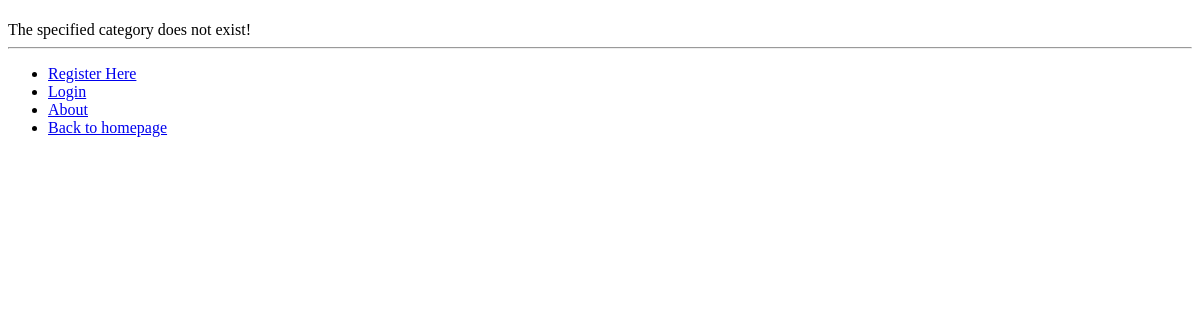
Before: /rango/category/python/ with the older database file.
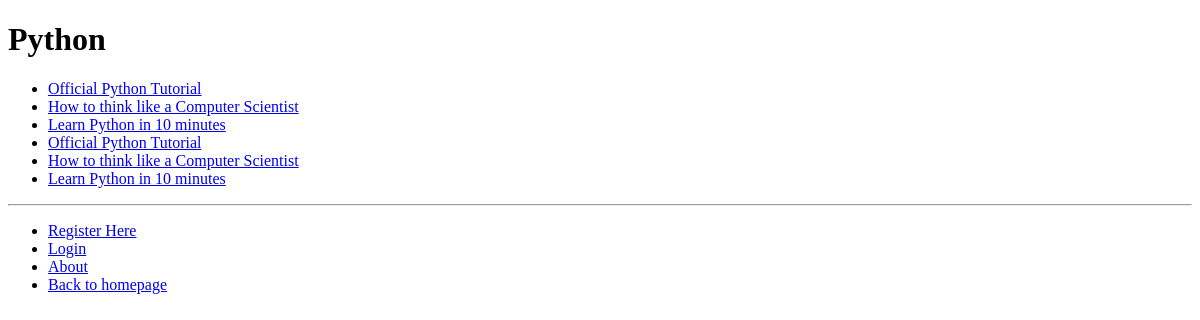
After: the same page with the newer database file.
### rango/models.py (models this page shows, shortened)
class Category(models.Model):
    name = models.CharField(max_length=128, unique=True)
    views = models.IntegerField(default=0)
    likes = models.IntegerField(default=0)
    slug = models.SlugField(unique=True)

class Page(models.Model):
    category = models.ForeignKey(Category)
    title = models.CharField(max_length=128)
    url = models.URLField()
    views = models.IntegerField(default=0)

### rango/views.py (the view)
# urls.py: url(r'^category/(?P<category_name_slug>[\w\-]+)/$', views.category, name='category'),
def category(request, category_name_slug):
    context_dict = {}
    try:
        category = Category.objects.get(slug=category_name_slug)
        context_dict['category_name'] = category.name
        context_dict['category_slug'] = category.slug
        pages = Page.objects.filter(category=category)
        context_dict['pages'] = pages
        context_dict['category'] = category
    except Category.DoesNotExist:
        pass
    return render(request, 'rango/category.html', context_dict)

### templates/rango/category.html (shortened to what this page needs)
{% extends 'rango/base.html' %}
{% load staticfiles %}
{% block body_block %}
    <h1>{{ category_name }}</h1>
    {% if category %}
        {% if pages %}
            <ul>
                {% for page in pages %}
                    <li><a href="{{ page.url }}">{{ page.title }}</a></li>
                {% endfor %}
            </ul>
        {% else %}
                <strong>No pages currently in category.</strong>
        {% endif %}
    {% else %}
        The specified category {{ category_name }} does not exist!
    {% endif %}
{% endblock %}

Changed rows visible on the page:
now on this page (row edited): Category: name "Python"
now on this page (row unchanged): Page: title "Official Python Tutorial"
now on this page (row unchanged): Page: title "How to think like a Computer Scientist"
now on this page (row unchanged): Page: title "Learn Python in 10 minutes"
added Page: title "Official Python Tutorial"
added Page: title "How to think like a Computer Scientist"
added Page: title "Learn Python in 10 minutes"
Other visible differences:
text no longer shown: "The specified category does not exist!"
